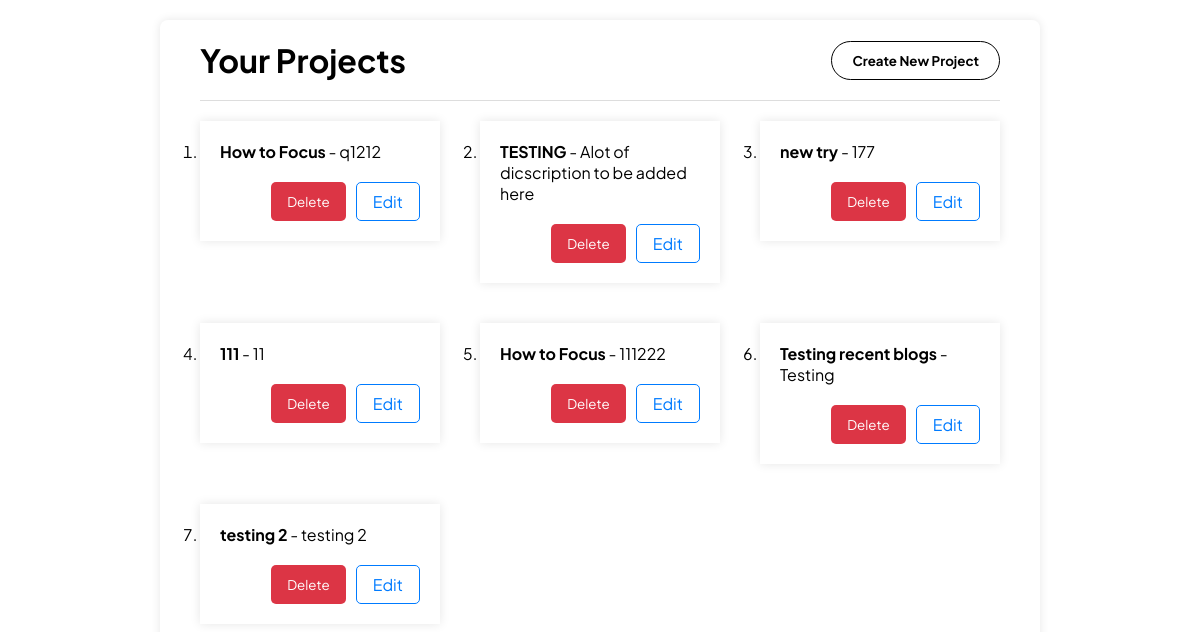
The page /projects (signed in) on the database its author committed.
### server.py (models this page shows)
class Project(db.Model):
    id = db.Column(db.Integer, primary_key=True)
    title = db.Column(db.String(150), nullable=False)
    description = db.Column(db.Text, nullable=True)
    user_id = db.Column(db.Integer, db.ForeignKey('user.id'), nullable=False)

### server.py (the view)
@app.route("/projects")
@login_required
def projects():
    user_projects = Project.query.filter_by(user_id=current_user.id).all()
    form = ProjectForm()
    return render_template("projects.html", projects=user_projects, form=form)

### server.py (called while the page is built)
@login_manager.user_loader
def load_user(user_id):
    return db.get_or_404(User, user_id)

### templates/projects.html (shortened to what this page needs)
<!DOCTYPE html>
<html lang="en">
<head>
    <link rel="stylesheet" type="text/css" href="{{ url_for('static', filename='css/projects.css') }}">
</head>
<body>
    <div class="container">
        <div class="project_header">
            <h1>Your Projects</h1>
            <a href="{{ url_for('new_project') }}">
                <button class="create_project_btn">Create New Project</button>
            </a>
        </div>
        <ol class="project-list">
            {% for project in projects %}
            <li>
                <div class="project-item">
                    <strong>{{ project.title }}</strong> - {{ project.description }}
                    <div class="button-group">
                        <form method="POST" action="{{ url_for('delete_project', project_id=project.id) }}">
                            <button class="delete-button" type="submit">Delete</button>
                        </form>
                        <a class="edit-link" href="{{ url_for('edit_project', project_id=project.id) }}">Edit</a>
                    </div>
                </div>
            </li>
            {% endfor %}
        </ol>
    </div>
</body>
</html>

### static/css/projects.css (style rules this page uses)
* { font-family: "Plus Jakarta Sans", sans-serif; margin: 0; padding: 0; }
.container { max-width: 800px; height: 80vh; width: 100%; margin: 20px auto; padding: 20px 40px; border-radius: 8px; box-shadow: 0 0 10px rgba(0, 0, 0, 0.1); }
.project_header { display: flex; justify-content: space-between; align-items: center; padding-bottom: 20px; border-bottom: 1px solid #ddd; }
.create_project_btn { background-color: #fff; padding: 10px 20px; border: 1px solid black; outline: none; font-weight: bold; border-radius: 20px; cursor: pointer; transition: .2s ease-in-out; }
.project-list { margin-top: 20px; display: grid; grid-template-columns: repeat(3, 1fr); gap: 40px; }
.project-item { box-shadow: 0 0 10px rgba(0, 0, 0, 0.1); padding: 20px; list-style: none; }
.button-group { margin-top: 20px; display: flex; justify-content: flex-end; }
.delete-button { background-color: #dc3545; color: white; border: none; padding: 8px 16px; cursor: pointer; margin-right: 10px; border-radius: 5px; height: 100%; }
.edit-link { color: #007bff; text-decoration: none; padding: 8px 16px; border: 1px solid #007bff; border-radius: 5px; }

### rows shown on the page
Project: title "How to Focus", description "q1212"
Project: title "TESTING", description "Alot of dicscription to be added here"
Project: title "new try", description "177"
Project: title "111", description "11"
Project: title "How to Focus", description "111222"
Project: title "Testing recent blogs", description "Testing"
Project: title "testing 2", description "testing 2"
